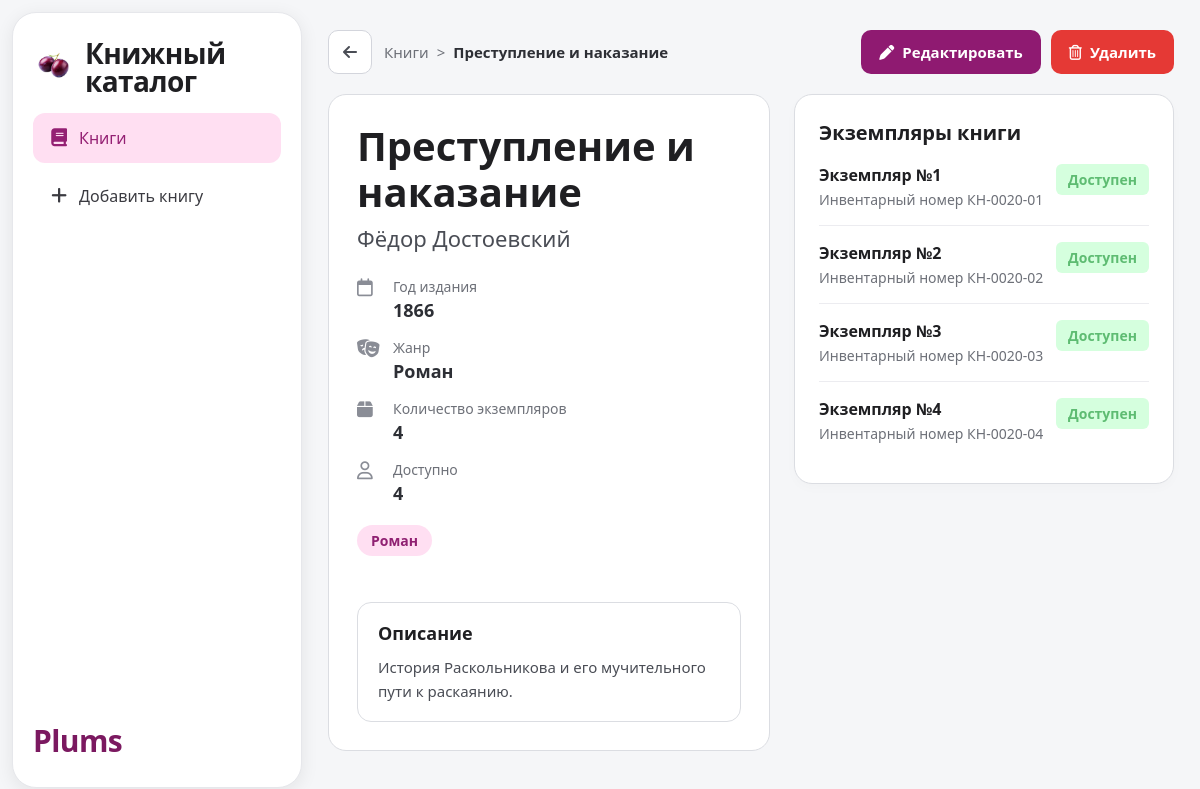
The app's page /books/20 with its own data.
### tables this page shows
CREATE TABLE books (
                id INTEGER PRIMARY KEY AUTOINCREMENT,
                title TEXT NOT NULL,
                author TEXT NOT NULL,
                year INTEGER NOT NULL,
                genre TEXT NOT NULL,
                copies INTEGER NOT NULL DEFAULT 0
            , description TEXT NOT NULL DEFAULT '');

CREATE TABLE book_items (
                id INTEGER PRIMARY KEY AUTOINCREMENT,
                book_id INTEGER NOT NULL,
                inventory_number TEXT NOT NULL UNIQUE,
                status TEXT NOT NULL DEFAULT 'Доступен',
                issue_date TEXT NOT NULL DEFAULT '',
                FOREIGN KEY (book_id) REFERENCES books (id) ON DELETE CASCADE
            );

### app.py (the view)
@app.get("/books/<int:book_id>")
def view_book(book_id: int):
    book = get_book_or_none(book_id)
    if not book:
        return redirect(url_for("index"))
    with get_connection() as conn:
        rows = conn.execute(
            "SELECT id, book_id, inventory_number, status, issue_date FROM book_items WHERE book_id = ?",
            (book.id,)
        ).fetchall()
    items = [
        BookItem(
            id=row["id"],
            book_id=row["book_id"],
            inventory_number=row["inventory_number"],
            status=row["status"],
            issue_date=row["issue_date"]
        ) for row in rows
    ]
    available_copies = sum(1 for item in items if item.status == 'Доступен')
    return render_template(
        "book.html",
        book=book,
        items=items,  # Передаем список экземпляров в HTML
        available_copies=available_copies,  # Передаем динамический счетчик
        genres=GENRES,
        genre_other=GENRE_OTHER,
    )

### app.py (called while the page is built)
def _ensure_data_dir() -> None:
    DB_FILE.parent.mkdir(parents=True, exist_ok=True)

def get_connection() -> sqlite3.Connection:
    _ensure_data_dir()
    conn = sqlite3.connect(DB_FILE)
    conn.row_factory = sqlite3.Row
    return conn

def _ensure_description_column(conn: sqlite3.Connection) -> None:
    columns = {row["name"] for row in conn.execute("PRAGMA table_info(books)")}
    if "description" not in columns:
        conn.execute("ALTER TABLE books ADD COLUMN description TEXT NOT NULL DEFAULT ''")

def load_books() -> List[Book]:
    init_db()
    with get_connection() as conn:
        rows = conn.execute(
            "SELECT id, title, author, year, genre, copies, description FROM books"
        ).fetchall()
    return [
        Book(
            id=row["id"],
            title=row["title"],
            author=row["author"],
            year=row["year"],
            genre=row["genre"],
            copies=row["copies"],
            description=row["description"] or "",
        )
        for row in rows
    ]

def get_book_or_none(book_id: int) -> Optional[Book]:
    return next((book for book in load_books() if book.id == book_id), None)

### templates/book.html (shortened to what this page needs)
{% extends "base.html" %}
{% block content %}
<div class="book-page-header">
  <div class="book-breadcrumb">
    <a class="back-btn" href="{{ url_for('index') }}" aria-label="Назад к списку">
      <i class="fa-solid fa-arrow-left"></i>
    </a>
    <nav class="breadcrumb-text">
      <a href="{{ url_for('index') }}">Книги</a>
      <span>&gt;</span>
      <span class="current">{{ book.title }}</span>
    </nav>
  </div>
  <div class="book-header-actions">
    <a class="book-edit-btn" href="{{ url_for('edit_book', book_id=book.id, from='view') }}">
      <i class="fa-solid fa-pen"></i>
      Редактировать
    </a>
    <a class="book-delete-btn" href="{{ url_for('confirm_delete_book', book_id=book.id, from='view') }}">
      <i class="fa-regular fa-trash-can"></i>
      Удалить
    </a>
  </div>
</div>
<div class="book-main-layout">
  <article class="book-detail-card">
    <div class="book-detail-main-content">
      <div class="book-info-wrap">
        <header class="book-detail-head">
          <h1>{{ book.title }}</h1>
          <p class="book-author">{{ book.author }}</p>
        </header>
        <ul class="book-meta-list desktop-only">
          <li>
            <i class="fa-regular fa-calendar"></i>
            <div>
              <span class="meta-label">Год издания</span>
              <span class="meta-value">{{ book.year }}</span>
            </div>
          </li>
          <li>
            <i class="fa-solid fa-masks-theater"></i>
            <div>
              <span class="meta-label">Жанр</span>
              <span class="meta-value">{{ book.genre }}</span>
            </div>
          </li>
          <li>
            <i class="fa-solid fa-box"></i>
            <div>
              <span class="meta-label">Количество экземпляров</span>
              <span class="meta-value">{{ book.copies }}</span>
            </div>
          </li>
          <li>
            <i class="fa-regular fa-user"></i>
            <div>
              <span class="meta-label">Доступно</span>
              <span class="meta-value">{% if items %}{{ available_copies }}{% else %}{{ book.copies }}{% endif %}</span>
            </div>
          </li>
        </ul>
        <span class="genre-pill desktop-only">{{ book.genre }}</span>
      </div>
    </div>
    <section class="book-description-box">
      <h2>Описание</h2>
      {% if book.description %}
      <div class="description-text-container">
        <p class="description-text">{{ book.description }}</p>
      </div>
      {% else %}
      <p class="description-empty">Описание пока не добавлено.</p>
      {% endif %}
    </section>
  </article>
  <aside class="book-instances-card desktop-only">
    <h2>Экземпляры книги</h2>
        <div class="instances-list">
      {% if items %}
        {% for item in items %}
        <div class="instance-item">
          <div class="instance-info">
            <h3>Экземпляр №{{ loop.index }}</h3>
            <p class="inv-number">Инвентарный номер {{ item.inventory_number }}</p>
          </div>
          <form method="post" action="{{ url_for('toggle_item_status', item_id=item.id) }}">
            <button type="submit" class="status-badge-btn {% if item.status == 'Доступен' %}status-available{% else %}status-issued{% endif %}" title="Нажмите, чтобы изменить статус">
              {{ item.status }}
            </button>
          </form>
        </div>
        {% endfor %}
      {% endif %}
    </div>
  </aside>
</div>
{% endblock %}

### static/styles.css (style rules this page uses)
* { margin: 0; padding: 0; box-sizing: border-box; }
body { font-family: "Segoe UI", Arial, sans-serif; background: #f5f6f8; color: #1f1f22; font-size: 16px; }
.back-btn { width: 44px; height: 44px; border: 1px solid #d3d5dc; border-radius: 10px; background: #fff; color: #4a4d55; display: inline-flex; align-items: center; justify-content: center; text-decoration: none; }
.book-page-header { display: flex; justify-content: space-between; align-items: center; gap: 16px; margin-bottom: 20px; flex-wrap: wrap; }
.book-breadcrumb { display: flex; align-items: center; gap: 12px; }
.breadcrumb-text { display: flex; align-items: center; gap: 8px; font-size: 15px; color: #6d7078; }
.breadcrumb-text a { color: #6d7078; text-decoration: none; }
.breadcrumb-text .current { color: #2d2f35; font-weight: 600; }
.book-header-actions { display: flex; gap: 10px; flex-wrap: wrap; }
.book-edit-btn, .book-delete-btn { min-height: 44px; padding: 0 18px; border-radius: 10px; font-size: 15px; font-weight: 700; text-decoration: none; display: inline-flex; align-items: center; gap: 8px; }
.book-edit-btn { background: #8f1a71; color: #fff; }
.book-delete-btn { background: #e53935; color: #fff; }
.book-detail-card { background: #fff; border: 1px solid #dbdde2; border-radius: 18px; padding: 28px; max-width: 920px; }
.book-detail-head h1 { font-size: 40px; line-height: 1.15; margin-bottom: 8px; }
.book-author { font-size: 22px; color: #4a4d55; margin-bottom: 24px; }
.book-meta-list { list-style: none; display: flex; flex-direction: column; gap: 16px; margin-bottom: 20px; }
.book-meta-list li { display: flex; align-items: flex-start; gap: 14px; }
.book-meta-list i { width: 22px; color: #8a8d96; font-size: 18px; margin-top: 2px; }
.meta-label { display: block; font-size: 14px; color: #6d7078; margin-bottom: 2px; }
.meta-value { font-size: 18px; font-weight: 700; color: #2d2f35; }
.genre-pill { display: inline-block; background: #ffdff2; color: #902172; border-radius: 999px; padding: 6px 14px; font-size: 14px; font-weight: 600; margin-bottom: 22px; }
.book-description-box { border: 1px solid #dbdde2; border-radius: 14px; padding: 18px 20px; }
.book-description-box h2 { font-size: 18px; margin-bottom: 10px; }
.book-description-box p { color: #4a4d55; line-height: 1.6; font-size: 15px; }
.book-main-layout { display: flex; gap: 24px; align-items: flex-start; max-width: 1200px; margin-top: 20px; }
.book-detail-main-content { display: flex; gap: 24px; margin-bottom: 24px; }
.book-info-wrap { flex: 1; }
.book-instances-card { width: 380px; background: #fff; border: 1px solid #dbdde2; border-radius: 18px; padding: 24px; box-shadow: 0 4px 12px rgba(0, 0, 0, 0.02); flex-shrink: 0; }
.book-instances-card h2 { font-size: 20px; font-weight: 700; color: #1f1f22; margin-bottom: 18px; }
.instances-list { display: flex; flex-direction: column; }
.instance-item { display: flex; justify-content: space-between; align-items: flex-start; padding: 16px 0; border-top: 1px solid #ececf0; }
.instance-item:first-child { border-top: none; padding-top: 0; }
.instance-info h3 { font-size: 16px; font-weight: 700; color: #1f1f22; margin-bottom: 4px; }
.instance-info .inv-number { font-size: 14px; color: #6d7078; }
.status-available { background: #D5FFDE; color: #5EBC72; }
.status-badge-btn { border: none; padding: 6px 12px; border-radius: 6px; font-size: 14px; font-weight: 600; cursor: pointer; font-family: inherit; transition: opacity 0.15s ease, transform 0.1s ease; }

### records on screen
books: title "Преступление и наказание", author "Фёдор Достоевский", year "1866", genre "Роман", copies "4", description "История Раскольникова и его мучительного пути к раскаянию."
book_items: inventory_number "КН-0020-01", status "Доступен"
book_items: inventory_number "КН-0020-02", status "Доступен"
book_items: inventory_number "КН-0020-03", status "Доступен"
book_items: inventory_number "КН-0020-04", status "Доступен"

### other values on screen
{{ available_copies }} "4"
